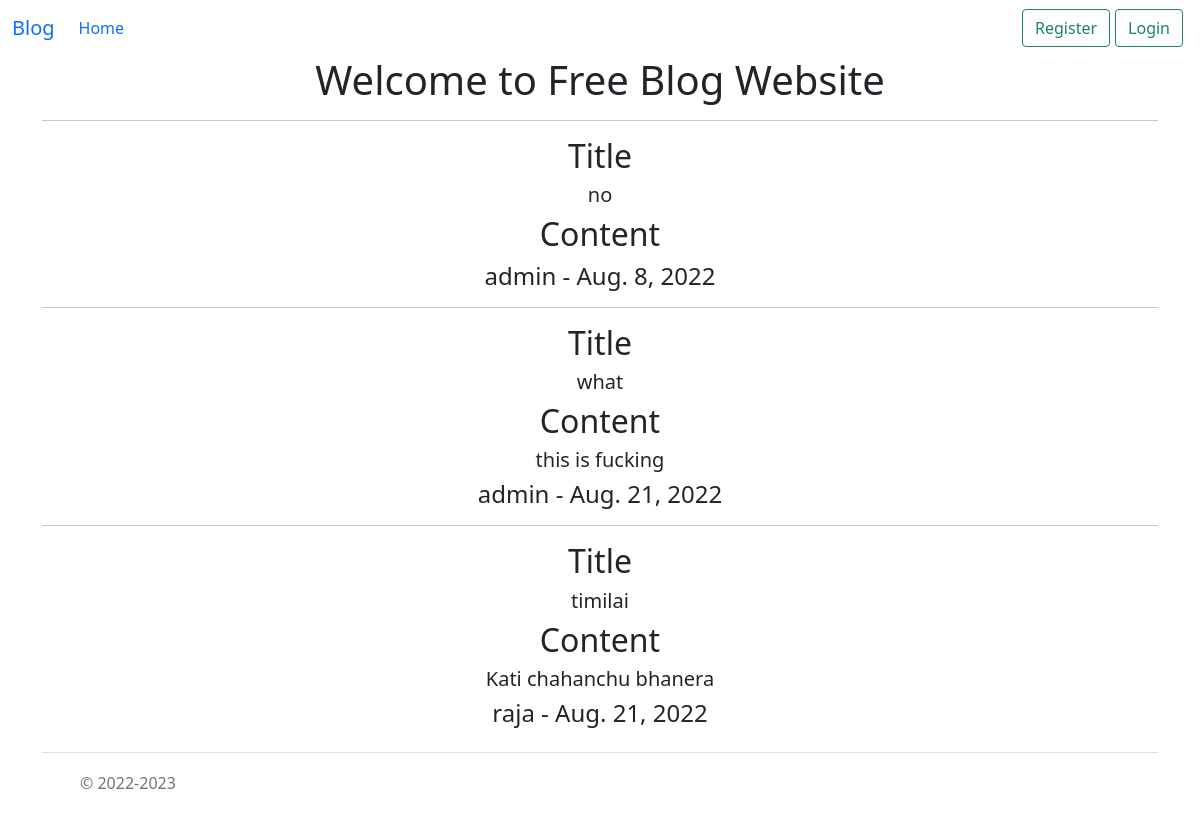
Before: / with the older database file.
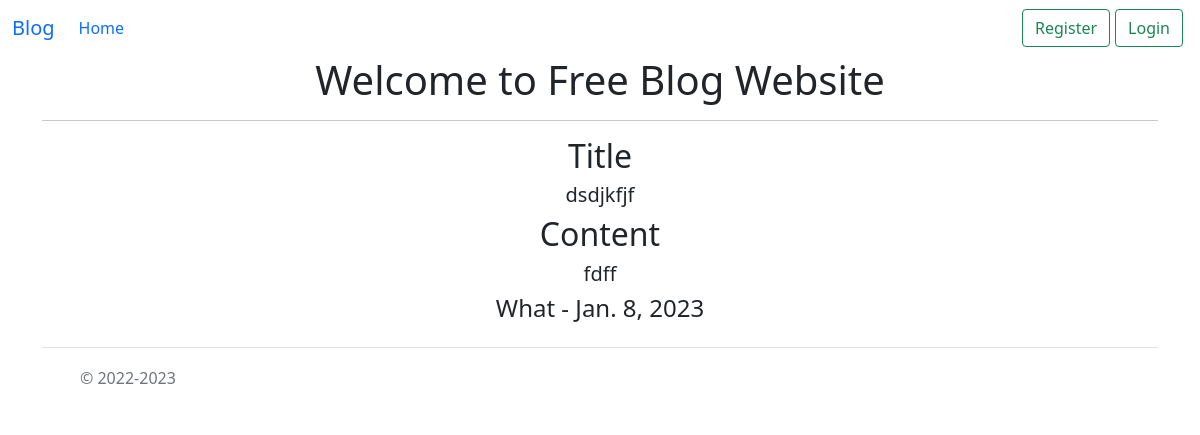
After: the same page with the newer database file.
### content_app/models.py (models this page shows, shortened)
class Blog(models.Model):
    title=models.CharField(max_length=30)
    content=models.TextField()
    date_posted=models.DateField(auto_now_add=True)
    author=models.ForeignKey(User,on_delete=models.CASCADE)

### content_app/views.py (the view)
# urls.py: 2. Add a URL to urlpatterns:  path('', views.home, name='home')
def home(request):
    blog=Blog.objects.all()
    return render(request,'home.html',{'blogs':blog})

### content_app/templates/home.html (shortened to what this page needs)
{% extends 'core/base.html' %}
{% block content %}
 <div style="text-align:center">
    <h1>Welcome to Free Blog Website</h1>
    {% for blog in blogs  %}
    <hr>
    <h2>Title</h2>
    <h5>{{blog.title}}</h5>
    <h2>Content</h2>
    <h5>{{blog.content}}</h5>
    <h4>{{blog.author.username}} - {{blog.date_posted}}</h4>
    {% endfor %}
 </div>
 {% endblock content %}

### templates/core/base.html (shortened to what this page needs)
<!doctype html>
<html lang="en">
  <head>
    <link href="https://cdn.jsdelivr.net/npm/bootstrap@5.0.2/dist/css/bootstrap.min.css" rel="stylesheet">
  </head>
  <body>
    <nav class="navbar navbar-expand-lg bg-body-tertiary">
      <div class="container-fluid">
        <a class="navbar-brand" href="#">Blog </a>
        <div class="collapse navbar-collapse" id="navbarSupportedContent">
          <ul class="navbar-nav me-auto mb-2 mb-lg-0">
            <li class="nav-item">
              <a class="nav-link active" aria-current="page" href="{% url 'home' %}">Home</a>
            </li>
          </ul>
          </div>
           {% if user.is_authenticated %}
           <a class="btn btn-outline-success my-2 my-sm-0" href="{% url 'logout' %}">Logout</a>
           {% else %}
           <a style="margin-right:5px;" class="btn btn-outline-success my-2 my-sm-0" href="{% url 'register' %}">Register</a>
              <a style="margin-right:5px;" class="btn btn-outline-success my-2 my-sm-0" href="{% url 'login' %}">Login</a>
             {% endif %}
      </div>
    </nav>
      <div class="container">
          {% block content %}
          {% endblock content %}
      </div>
      <div class="container">
        <footer class="d-flex flex-wrap justify-content-between align-items-center py-3 my-4 border-top">
          <div class="col-md-4 d-flex align-items-center">
            <a href="/" class="mb-3 me-2 mb-md-0 text-muted text-decoration-none lh-1">
              <svg class="bi" width="30" height="24"><use xlink:href="#bootstrap"></use></svg>
            </a>
            <span class="mb-3 mb-md-0 text-muted">© 2022-2023</span>
          </div>
          <ul class="nav col-md-4 justify-content-end list-unstyled d-flex">
            <li class="ms-3"><a class="text-muted" href="#"><svg class="bi" width="24" height="24"><use xlink:href="#twitter"></use></svg></a></li>
            <li class="ms-3"><a class="text-muted" href="#"><svg class="bi" width="24" height="24"><use xlink:href="#instagram"></use></svg></a></li>
            <li class="ms-3"><a class="text-muted" href="#"><svg class="bi" width="24" height="24"><use xlink:href="#facebook"></use></svg></a></li>
          </ul>
        </footer>
      </div>
  </body>
</html>

### templates/core/base.html (style rules this page uses)
.bi { vertical-align: -.125em; fill: currentColor; }

Changed rows visible on the page:
removed Blog: title "no", author.username "admin", date_posted "Aug. 8, 2022"
removed Blog: title "what", content "this is fucking", author.username "admin", date_posted "Aug. 21, 2022"
removed Blog: title "timilai", content "Kati chahanchu bhanera", author.username "raja", date_posted "Aug. 21, 2022"
added Blog: title "dsdjkfjf", content "fdff", author.username "What", date_posted "Jan. 8, 2023"
